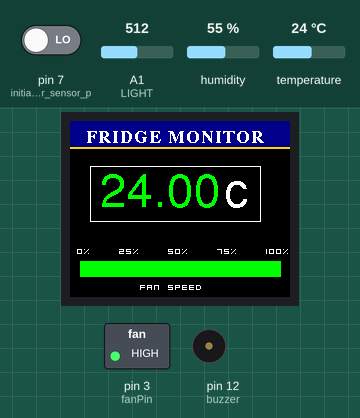
This sketch was run on a simulated Arduino Uno, built with avr-gcc and run on an emulated ATmega328P. On the bench: 220×176 colour display, switched loads named in the sketch (green lamp = pin HIGH), buzzer (waves = sounding). The inputs (shaded band) are chosen by the test bench; at power-on: temperature 24 °C, pin 7 (initialize_water_sensor_p) LOW, A1 (LIGHT) = 512, humidity 55 %. Pins used as bus, display or sensor lines are not drawn; what the sketch prints to the serial monitor is not drawn.

Above: at 4.4 s.
4.5 s: temperature set to 19 °C
At 9.1 s:
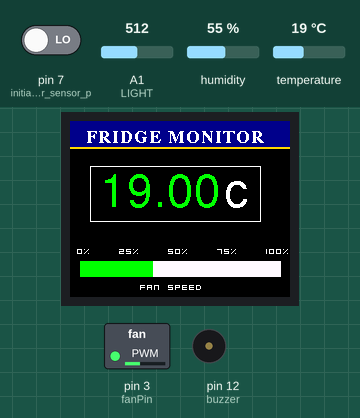
10.1 s: pin 7 (initialize_water_sensor_p) driven HIGH
At 13.8 s:
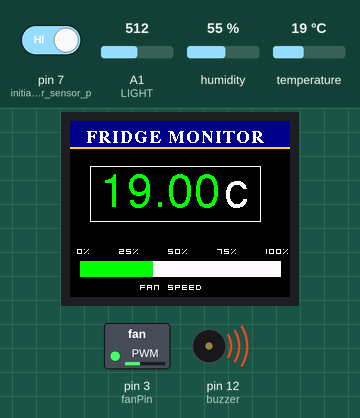
20.3 s: temperature set to 12 °C
At 26.4 s:
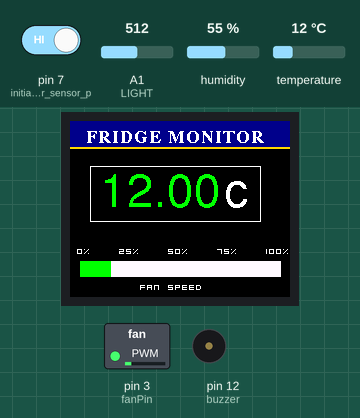
26.7 s: temperature set to 28 °C
At 31.5 s:
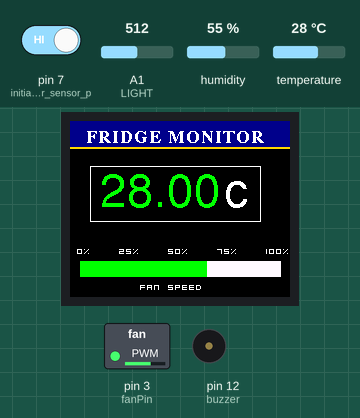
32.4 s: temperature set to 33 °C
At 37.7 s:
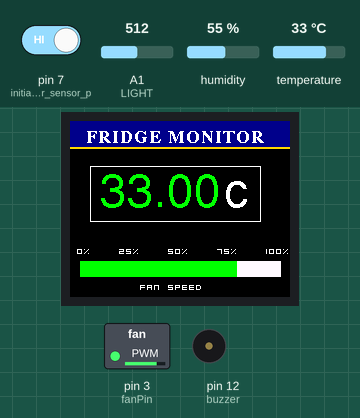
38.0 s: pin 7 (initialize_water_sensor_p) driven LOW
At 38.7 s:
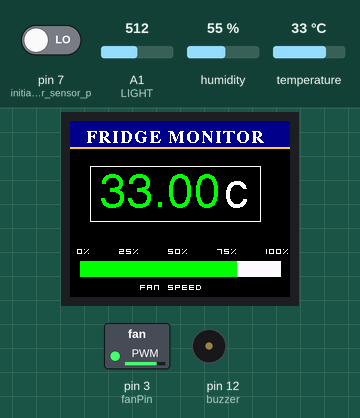
Timing chart, 0 to 41.0 s (numbered marks = the images above; inputs shaded):
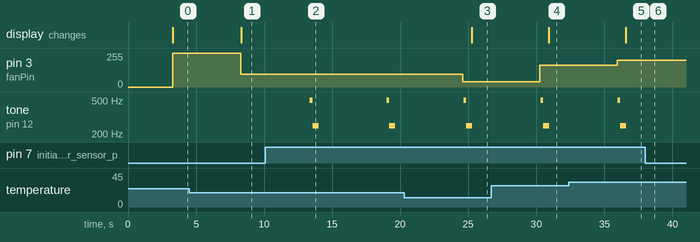

Measured:
- after the input at 4.5 s, pin 3 (fanPin): 255/255 → 94/255 after 3.8 s; the display: changes after 3.8 s (image 1)
- after the input at 10.1 s, tone on pin 12 (buzzer): plays 496 Hz for 0.20 s, 249 Hz for 0.44 s, 496 Hz for 0.20 s, 249 Hz for 0.44 s, starting after 3.3 s
- after the input at 20.3 s, pin 3 (fanPin): 94/255 → 40/255 after 4.3 s; the display: changes after 5.0 s (image 3)
- after the input at 26.7 s, pin 3 (fanPin): 40/255 → 163/255 after 3.6 s; the display: changes after 4.2 s (image 4)
- after the input at 32.4 s, pin 3 (fanPin): 163/255 → 201/255 after 3.5 s; the display: changes after 4.2 s (image 5)
- after the input at 38.0 s, tone on pin 12 (buzzer): stays silent (without the input it goes to 496 Hz after 3.6 s)

The sketch:

fridgeFan.ino
```cpp
/*
25/4/23 Mike Garner
Fridge Fan Control with 2.2" TFT Display 220*176 pixels
16/6/23
Adjusted display brightness mapping lines 282 & 283
25/07/23
Added water sensor to unit to sound buxxer if water detected
Use D7 for sensor D12 as output for buzzer

Arduino Pins:
 A1  	Light sensor
 P2 	DHT22 temp & humidity sensor. (Blue wire)
 P3 	PWM pin for fan (White wire)
 P4   N/C
 D5   N/C
 D6 	PWM pin for tft led
 D7		Water sensor
 D8 	TFT Reset
 D9  	TFT RS
 D10 	TFT CS
 D11  TFT SDI (MISO)
 D12 	Buzzer
 D13 	TFT CLK

 3.3v supply (1): Display
 5v supply (5)  : DHT22; Light Sensor; Water Sensor; Buzzer; Fan Transistor
 Ground (6)     : Uno has 3 slots

*/

//Libraries
#include <DHT.h>
#include <Wire.h>
#include <OneWire.h>
#include <DallasTemperature.h>
#include <SPI.h>
#include "TFT_22_ILI9225.h"
#include <../fonts/FreeSans24pt7b.h>
#include <../fonts/FreeSerifBold9pt7b.h>
#include <../fonts/Org_01.h>

#define TFT_RST 8
#define TFT_RS  9
#define TFT_CS  10  // SS
#define TFT_SDI 11  // MOSI
#define TFT_CLK 13  // SCK
#define TFT_LED 6   // 0 if wired to +5V directly
#define TFT_BRIGHTNESS 200

char myString[6];       //Array for float to string conversions

#define DHTTYPE DHT22
#define DHTPIN 2          // digital pin DHT sensor connected to
#define h2oPIN 7          // digital pin water sensor connected to

DHT dht(DHTPIN, DHTTYPE);

// Use software SPI (slower)
TFT_22_ILI9225 tft = TFT_22_ILI9225(TFT_RST, TFT_RS, TFT_CS, TFT_SDI, TFT_CLK, TFT_LED, TFT_BRIGHTNESS);

//Hardware pin definitions
//-=-=-=-=-=-=-=-=-=-=-=-=-=-=-=-=-=-=-=-=-=-=-=-=-=-=-=-=

const byte LIGHT = A1;            //Analog pin for light sensor data
const byte PWM_595 = 3;           //PWM pin for led to tft

//Global Variables ****************************************************************
long lastSecond;        //The millis counter to see when a second rolls by

//Fridge temp & control variables
int fan = false;        //Set fan to "0" at start
float fanSpeed;
float fanPercent;
float temp_C = 0;
float temp_C_Old = 0;
int tempMin = 10;       //temperature at which fan starts
int tempMax = 40;       //temperature at which fan at 100%
int fanPin = 3;         //pin for fan control
String fridgeTempStr = ("");

int ledLvl;             //Variable to map light level for PWM
int lightSensor;        //Variable for light sensor
int h2o;                //Variable for water sensor
int buzzer = 12;        //Buzzer pin
int i = 1;              //Used to create frequency for buzzer

//TFT Co-ordinate
int16_t x=0, y=0, w, h;	//Positions on TFT Signed integers
int barLeft;				    //Left side of temp bar graph
int barRight;				    //Right side of temp bar graph

//***********************************************************************

void setup()
{
  	Serial.begin(115200);	    // start serial port

    pinMode(7,INPUT);        // initialize water sensor pin
    pinMode(buzzer, OUTPUT); // initialize pin 5

  	dht.begin();			//Start the DHT sensor
  	delay(3000);			//Give sensor time to respond

  	tft.begin();
  	tft.clear();
  	tft.setOrientation(3);  //Put screen in landscape mode
// Draw header string

	tft.fillRectangle(0, 25,220,0, COLOR_DARKBLUE); //Background for heading
	tft.setGFXFont(&FreeSerifBold9pt7b);  			// Set font
 	String heading = "FRIDGE MONITOR";
 	tft.getGFXTextExtent(heading, x, y, &w, &h); 	// Get string extents
  	tft.drawGFXText(16, 21, heading, COLOR_WHITE); // Print string

// Draw line under heading
	tft.fillRectangle(x, 26,220,27, COLOR_GOLD);

//Draw box around temperature
	tft.drawRectangle(20, 45,190,100, COLOR_WHITE);

// Place "c" char on screen
	String myChar = "c";
	tft.setGFXFont(&FreeSans24pt7b);  					// Set font
	tft.drawGFXText(155, 85, myChar, COLOR_WHITE); 		// Print string

// Place % ticks above graph
	String myPercent = " 0%    25%    50%    75%    100%";
	String myFanSpeed = "FAN SPEED";
	tft.setGFXFont(&Org_01);
	tft.drawGFXText(0, 132, myPercent, COLOR_WHITE); // Print string
	tft.drawGFXText(70, 168, myFanSpeed, COLOR_WHITE); // Print string

//Check we are getting a reading from DHT22 sensor
	temp_C = dht.readTemperature();
	if (isnan (temp_C))
    {
//Pass reading to routine which will loop while (t_dht) is not a number (isnan)
      Serial.println("DHT sensor offline!");
      //dht_OffLine(temp_C);
    }
    Serial.println("DHT sensor online!");

//Set start of program to enable readings at specific intervals
  //int seconds = 0;
  lastSecond = millis();    //Returns the number of miliseconds program has been running
}

//End of Void Setup ********************************************

//Routine "smartDelay" for a given amount of time (ms) --------------------------------
static void smartDelay(unsigned long ms)
{
  unsigned long start = millis(); //time program been running
  do
  {
    delay(100);
  } while (millis() - start < ms);  //Exit once time ticks over ms value
}
//End of "smartDelay" routine -------------------------------------------

//Routine dht_OffLine if sensor fails (isnan). Put fans to 100% ---------------------------------
float dht_OffLine (float temp_C)
{
   if (isnan(temp_C))
   {
      do
      {
        analogWrite(fanPin, 255);   // Fan to full
        Serial.print("DHT sensor offline ");
        delay(2000);

//Re-read DHT sensor
        temp_C = dht.readTemperature();
      }
//Check again to see if we have a valid reading
      while (isnan(temp_C));
    }
//If valid reading return temp_C and back to main loop
    return temp_C;  //return fridgeTemp;
}
//End of "dht_OffLine" routine ----------------------------------

//Routine "fanControl" to set fan speed. ------------------------------
//On initial startup fan will stall if rpm too low.
//So start fan at full then once running map to appropriate level

int fanControl(float temp_C)
{
  if (fan != true)   //Not true ie has not been running
  {
    Serial.println("1st start ");
    fanSpeed = 255;
    return fanSpeed;
  }
  else            //Has been running so map
  {
    fanSpeed = map(temp_C, tempMin, tempMax, 25, 255);  //25 = ~10% of max
    fanSpeed = constrain(fanSpeed, 25, 255);
    return fanSpeed;
  }
}
//End of "fanControl" routine -----------------------------------------

//Routine "displayTemp_C" on tft screen
void displayTemp_C ()
{
//Only run if temperature has changed
	if (temp_C != temp_C_Old)
	{
		fridgeTempStr = dtostrf(temp_C,5,2,myString);  		//Create string to display tt.tt
		tft.getGFXTextExtent(fridgeTempStr, x, y, &w, &h); 	// Get string extents
		x = 30, y = 85;										//Set display co-ordinates x & y
		tft.fillRectangle(x, y+1, w+x+2, y-h, COLOR_BLACK);	//Place rectangle over previous data
		tft.setGFXFont(&FreeSans24pt7b);  					// Set font
		tft.drawGFXText(x, y, fridgeTempStr, COLOR_GREEN);	// Print string
		temp_C_Old = temp_C;
	}

//Display Bar Graph for fan speed
		if(fanSpeed > 254)	//Display at maximum for fans 100%
		{
		x = 10, y = 155, w = 210, h = 140;				//Set co-ords for 200 pixels wide
		tft.fillRectangle(x, y, w, h, COLOR_GREEN);
		}
		else if(fanSpeed < 255)							//Less than maximum
		{
		barLeft = fanPercent*2;							//1% = 2 pixels
		x = 10, y = 155, (w = barLeft+10), h = 140;		//Set display co-ordinates left
		tft.fillRectangle(x, y, w, h, COLOR_GREEN); 	//Set left bar
		x = (barLeft + 10);								//Start of right bar (from pixel)
		w = (tft.maxX()-10);							//Width of right bar (to pixel)
		tft.fillRectangle(x, y, w, h, COLOR_SNOW);		//Draw right bar
	}
}
//End of routine to display temperature----------------------------------------------------

//Sound buzzer if water sensed
void buzz()
// Output frequency to buzzer
  {
    for(i=0;i<90;i++)
    {
      digitalWrite(buzzer,HIGH);
      delay(1);//wait for 1ms
      digitalWrite(buzzer,LOW);
      delay(1);//wait for 1ms
    }
    //output another frequency
    delay(50);
    for(i=0;i<100;i++)
    {
      digitalWrite(buzzer,HIGH);
      delay(2);//wait for 2ms
      digitalWrite(buzzer,LOW);
      delay(2);//wait for 2ms
    }
 }

//End of buzzer routine----------------------------------------------------------


//Routine "displayData" Collation of data for display ---------------
void displayData ()
{

  Serial.println();
  Serial.println("Current sensor readings: ");

  //Fridge temperature & fan Speed
  Serial.print("Fridge ");
  Serial.print(temp_C, 2);
  Serial.print("\xC2\xB0"); //Prints the degree symbol
  Serial.print("C ; ");
  Serial.print(" Fan Speed PWM = ");
  Serial.print(fanSpeed);
  Serial.print(" Fan ");
  Serial.print(fanPercent, 0);
  Serial.println(" %");

  //Light level data
  Serial.print("lightSensor = ");
  Serial.print(lightSensor);
  Serial.print(" ledLvl,");
  Serial.println(ledLvl);

  //Water sensor data
  Serial.print("Water Sensor = ");
  Serial.println(h2o);

}
//End of "displayData" routine ---------------------------------------------

//*********************************************************************

void loop()
{
//Read DHT sensor
      temp_C = dht.readTemperature();
      if (isnan (temp_C))
     {
//Pass reading to routine which will loop while (temp_C) is not a number (isnan)
      dht_OffLine(temp_C);
      }
//Fan Control
  if (temp_C<tempMin)       //Skip mapping routine no fan required
    {
      fan = false;          //Set fan to False not running
      fanSpeed = 0;         //No fan needed
    }
  if (temp_C>tempMax)       //Override fancontrol fans at max
    {
      fan = true;
      fanSpeed = 255;
    }
  else
    {
      fanSpeed = fanControl(temp_C);  	//Access mapping routine
      fan = true;                     	//Set fan to 1 as now running
    }
	fanPercent = (fanSpeed/255)*100;    //Gives percent of full speed
  	analogWrite(fanPin, fanSpeed);      // sends PWM signal to pin_D3 for fan control

//Read water sensor at pin 7
//If high (=1) activate buzzer
  h2o = digitalRead(7);
  if (h2o == 1)
  buzz();

//Read light sensor at A1
	lightSensor = analogRead(LIGHT);
//Serial.println (lightSensor);
//Will give value from 0 (dark) to 1024 (bright).
//Sensor located inside so map 0 to 900 rather than max 1024
  	ledLvl = map(lightSensor, 0, 900, 50, 255);  //Full on when bright dim when dark
  	ledLvl = constrain(ledLvl, 50, 255);

//Adjust led bar graph brightness full daytime dim nightime
 	analogWrite(TFT_LED, ledLvl);      // sends PWM signal to pin_6 for led lux control

  	displayTemp_C ();					//Display temperature on tft

  	displayData();

	smartDelay(5000);                   //Delay  5 secs between readings
}
```
